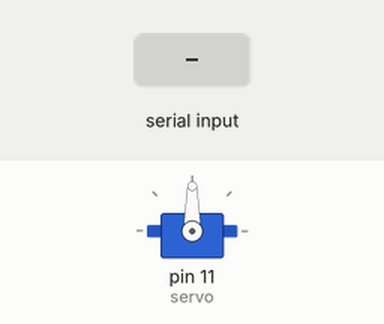
Bench run of a sketch on a simulated Arduino Uno, built with avr-gcc and run on an emulated ATmega328P. Parts: servo. Inputs (shaded band) come from the test bench.

Above: at 1.2 s.
1.3 s: "w" received over Serial
At 1.7 s:
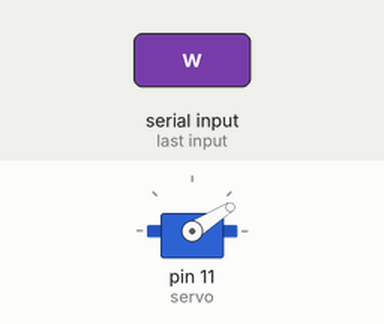
At 2.2 s:
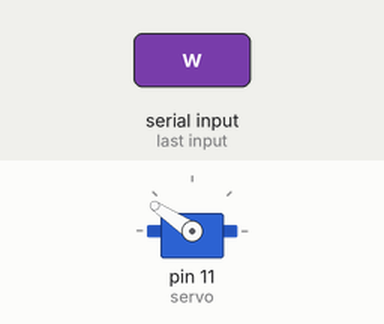
4.3 s: "w" received over Serial
At 6.02 s:
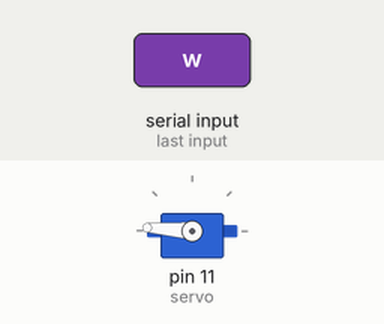
Timing chart, 0 to 8.8 s (numbered marks = the images above; inputs shaded):
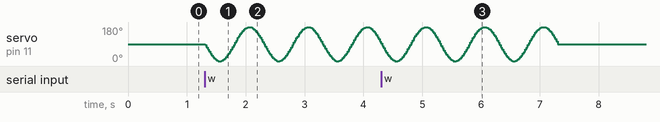

The sketch:

servo_cosine_SpringRC.ino
```cpp
/*
 * A cosine to control servo rotation
 * Servo SpringRC SM-S4303R
 */
#include "Servo.h"

Servo servo;
boolean bSendSerial;

float freq = 1;  // Hz
byte phase = 90; //degrees

// time variables
long t_elapsed_servo, t_initial_servo;
long t_duration_servo = 3000;
boolean bShake = false;

// SETUP ///////////////////////////////////////////////
void setup()
{
  Serial.begin(9600);
  while( !Serial );

  servo.attach(11, 1000, 2000);
  servo.write(90); // initial velocity = 0!
}

// LOOP ////////////////////////////////////////////////
void loop()
{

  if( bShake )
  {
    t_elapsed_servo = millis() - t_initial_servo;
    if(t_elapsed_servo < t_duration_servo)
    {
      int wave = ((cos( (freq * (t_elapsed_servo/1000.0) * 2.0 * PI) + (phase * PI / 180.0)) + 1) / 2.0) * 180;
      //int wave = ((cos( ((9*freq*t_elapsed_servo) + (25 * phase))/1432.4 )+1)*90);
      servo.write( wave );
    }
    else
    {
      servo.write(90);
      bShake = false;
    }
  }

  /* do other things */


  while(Serial.available())
  {
    byte b = Serial.read();

    // is time to wave?
    if( b == 'w' )
    {
      t_initial_servo = millis();
      bShake = true;
    }
  }

  /*
  if(bSendSerial)
  {
    char feedback = servo.read();
    Serial.write( feedback );
  }
  */

  delay(5);
}
```
